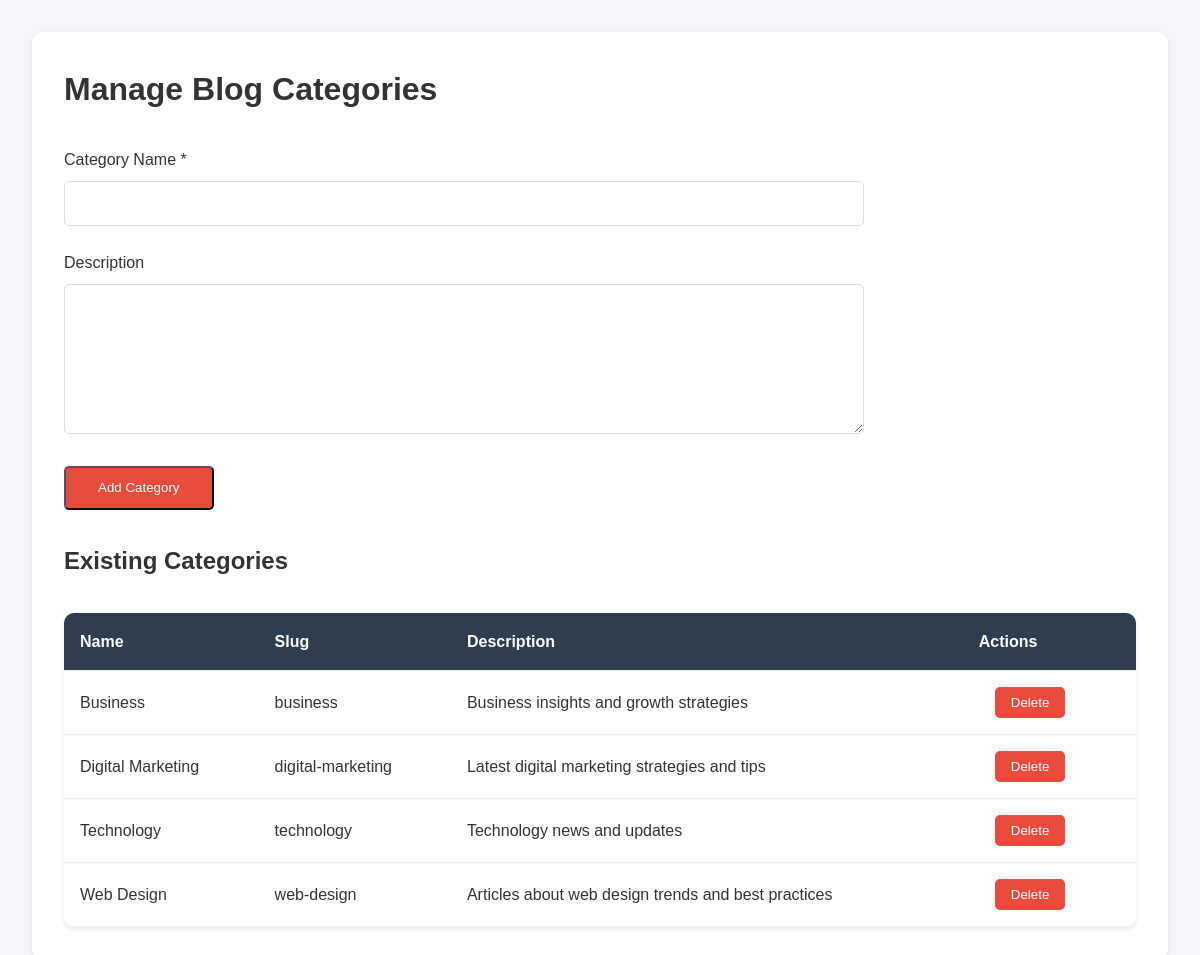
The page /admin/category-manage.php (signed in) on the database its author committed.
### tables this page shows
CREATE TABLE blog_categories (
    id INT PRIMARY KEY AUTO_INCREMENT,
    name VARCHAR(50) NOT NULL,
    slug VARCHAR(50) NOT NULL UNIQUE,
    description TEXT
);

### admin/category-manage.php (the view, shortened to what this page needs)
<?php
require_once '../includes/db.php';
$categories = $pdo->query("SELECT * FROM blog_categories ORDER BY name")->fetchAll();
?>
<!DOCTYPE html>
<html lang="en">
<head>
    <link rel="stylesheet" href="/assets/css/style.css">
    <link rel="stylesheet" href="/assets/css/admin.css">
</head>
<body class="admin-page">
    <div class="admin-container">
        <h1>Manage Blog Categories</h1>
        <form action="" method="POST" class="admin-form">
            <div class="form-group">
                <label for="name">Category Name *</label>
                <input type="text" id="name" name="name" required>
            </div>
            <div class="form-group">
                <label for="description">Description</label>
                <textarea id="description" name="description" rows="3"></textarea>
            </div>
            <button type="submit" class="btn btn-primary">Add Category</button>
        </form>
        <h2>Existing Categories</h2>
        <div class="categories-table">
            <table>
                <thead>
                    <tr>
                        <th>Name</th>
                        <th>Slug</th>
                        <th>Description</th>
                        <th>Actions</th>
                    </tr>
                </thead>
                <tbody>
                    <?php foreach ($categories as $category): ?>
                        <tr>
                            <td><?php echo htmlspecialchars($category['name']); ?></td>
                            <td><?php echo htmlspecialchars($category['slug']); ?></td>
                            <td><?php echo htmlspecialchars($category['description']); ?></td>
                            <td>
                                <form action="" method="POST" class="delete-form" style="display: inline;">
                                    <button type="submit" class="btn btn-danger"
                                            onclick="return confirm('Are you sure you want to delete this category?')">
                                        Delete
                                    </button>
                                </form>
                            </td>
                        </tr>
                    <?php endforeach; ?>
                </tbody>
            </table>
        </div>
    </div>
</body>
</html>

### assets/css/style.css (style rules this page uses)
* { margin: 0; padding: 0; box-sizing: border-box; }
:root { --primary-color: #2c3e50; --secondary-color: #3498db; --accent-color: #e74c3c; --text-color: #333; --light-bg: #f5f6fa; --white: #ffffff; }
body { font-family: 'Arial', sans-serif; line-height: 1.6; color: var(--text-color); }
.btn { display: inline-block; padding: 0.8rem 2rem; border-radius: 5px; text-decoration: none; transition: all 0.3s ease; }
.btn-primary { background-color: var(--accent-color); color: var(--white); }
.form-group { margin-bottom: 1.5rem; }
.form-group label { display: block; margin-bottom: 0.5rem; color: var(--text-color); }
.form-group input, .form-group textarea { width: 100%; padding: 0.8rem; border: 1px solid #ddd; border-radius: 5px; font-size: 1rem; transition: border-color 0.3s ease; }
.form-group textarea { min-height: 150px; resize: vertical; }

### assets/css/admin.css (style rules this page uses)
.admin-page { padding: 2rem; background: var(--light-bg); }
.admin-container { max-width: 1200px; margin: 0 auto; background: var(--white); padding: 2rem; border-radius: 10px; box-shadow: 0 2px 5px rgba(0,0,0,0.1); }
.admin-form { max-width: 800px; margin: 2rem 0; }
.delete-form { padding: 1rem; }
.btn-danger { background-color: var(--accent-color); color: var(--white); border: none; padding: 0.5rem 1rem; border-radius: 5px; cursor: pointer; }
.posts-table, .categories-table { width: 100%; margin-top: 2rem; background: var(--white); border-radius: 10px; overflow: hidden; box-shadow: 0 2px 5px rgba(0,0,0,0.1); }
table { width: 100%; border-collapse: collapse; }
th, td { padding: 1rem; text-align: left; border-bottom: 1px solid #eee; }
th { background: var(--primary-color); color: var(--white); }

### rows shown on the page
blog_categories: name "Business", slug "business", description "Business insights and growth strategies"
blog_categories: name "Digital Marketing", slug "digital-marketing", description "Latest digital marketing strategies and tips"
blog_categories: name "Technology", slug "technology", description "Technology news and updates"
blog_categories: name "Web Design", slug "web-design", description "Articles about web design trends and best practices"
